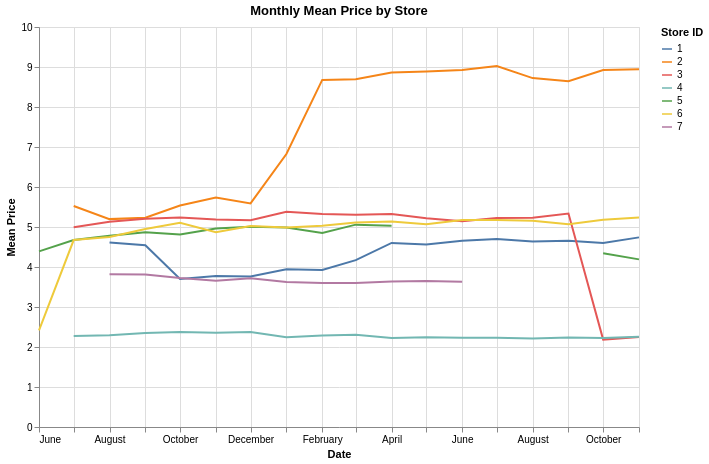

The Vega-Lite source for this figure:
### Vega-Lite specification from a JSON file in a GitHub repository (floating-point values rounded to 4 significant figures)
{"$schema": "https://vega.github.io/schema/vega-lite/v5.json", "title": "Monthly Mean Price by Store", "width": 600, "height": 400, "data": {"values": [{"date": "2023-08", "price": 4.611, "store_id": 1}, {"date": "2023-09", "price": 4.544, "store_id": 1}, {"date": "2023-10", "price": 3.702, "store_id": 1}, {"date": "2023-11", "price": 3.772, "store_id": 1}, {"date": "2023-12", "price": 3.765, "store_id": 1}, {"date": "2024-01", "price": 3.946, "store_id": 1}, {"date": "2024-02", "price": 3.925, "store_id": 1}, {"date": "2024-03", "price": 4.171, "store_id": 1}, {"date": "2024-04", "price": 4.603, "store_id": 1}, {"date": "2024-05", "price": 4.563, "store_id": 1}, {"date": "2024-06", "price": 4.655, "store_id": 1}, {"date": "2024-07", "price": 4.698, "store_id": 1}, {"date": "2024-08", "price": 4.635, "store_id": 1}, {"date": "2024-09", "price": 4.659, "store_id": 1}, {"date": "2024-10", "price": 4.603, "store_id": 1}, {"date": "2024-11", "price": 4.741, "store_id": 1}, {"date": "2023-07", "price": 5.525, "store_id": 2}, {"date": "2023-08", "price": 5.197, "store_id": 2}, {"date": "2023-09", "price": 5.233, "store_id": 2}, {"date": "2023-10", "price": 5.536, "store_id": 2}, {"date": "2023-11", "price": 5.74, "store_id": 2}, {"date": "2023-12", "price": 5.589, "store_id": 2}, {"date": "2024-01", "price": 6.826, "store_id": 2}, {"date": "2024-02", "price": 8.677, "store_id": 2}, {"date": "2024-03", "price": 8.694, "store_id": 2}, {"date": "2024-04", "price": 8.86, "store_id": 2}, {"date": "2024-05", "price": 8.887, "store_id": 2}, {"date": "2024-06", "price": 8.925, "store_id": 2}, {"date": "2024-07", "price": 9.026, "store_id": 2}, {"date": "2024-08", "price": 8.723, "store_id": 2}, {"date": "2024-09", "price": 8.642, "store_id": 2}, {"date": "2024-10", "price": 8.926, "store_id": 2}, {"date": "2024-11", "price": 8.941, "store_id": 2}, {"date": "2023-07", "price": 4.996, "store_id": 3}, {"date": "2023-08", "price": 5.131, "store_id": 3}, {"date": "2023-09", "price": 5.209, "store_id": 3}, {"date": "2023-10", "price": 5.236, "store_id": 3}, {"date": "2023-11", "price": 5.188, "store_id": 3}, {"date": "2023-12", "price": 5.169, "store_id": 3}, {"date": "2024-01", "price": 5.382, "store_id": 3}, {"date": "2024-02", "price": 5.327, "store_id": 3}, {"date": "2024-03", "price": 5.309, "store_id": 3}, {"date": "2024-04", "price": 5.327, "store_id": 3}, {"date": "2024-05", "price": 5.221, "store_id": 3}, {"date": "2024-06", "price": 5.145, "store_id": 3}, {"date": "2024-07", "price": 5.225, "store_id": 3}, {"date": "2024-08", "price": 5.233, "store_id": 3}, {"date": "2024-09", "price": 5.337, "store_id": 3}, {"date": "2024-10", "price": 2.186, "store_id": 3}, {"date": "2024-11", "price": 2.248, "store_id": 3}, {"date": "2023-07", "price": 2.275, "store_id": 4}, {"date": "2023-08", "price": 2.292, "store_id": 4}, {"date": "2023-09", "price": 2.348, "store_id": 4}, {"date": "2023-10", "price": 2.377, "store_id": 4}, {"date": "2023-11", "price": 2.359, "store_id": 4}, {"date": "2023-12", "price": 2.373, "store_id": 4}, {"date": "2024-01", "price": 2.244, "store_id": 4}, {"date": "2024-02", "price": 2.287, "store_id": 4}, {"date": "2024-03", "price": 2.308, "store_id": 4}, {"date": "2024-04", "price": 2.225, "store_id": 4}, {"date": "2024-05", "price": 2.242, "store_id": 4}, {"date": "2024-06", "price": 2.232, "store_id": 4}, {"date": "2024-07", "price": 2.233, "store_id": 4}, {"date": "2024-08", "price": 2.211, "store_id": 4}, {"date": "2024-09", "price": 2.238, "store_id": 4}, {"date": "2024-10", "price": 2.224, "store_id": 4}, {"date": "2024-11", "price": 2.255, "store_id": 4}, {"date": "2023-06", "price": 4.39, "store_id": 5}, {"date": "2023-07", "price": 4.677, "store_id": 5}, {"date": "2023-08", "price": 4.783, "store_id": 5}, {"date": "2023-09", "price": 4.87, "store_id": 5}, {"date": "2023-10", "price": 4.815, "store_id": 5}, {"date": "2023-11", "price": 4.962, "store_id": 5}, {"date": "2023-12", "price": 5.007, "store_id": 5}, {"date": "2024-01", "price": 4.99, "store_id": 5}, {"date": "2024-02", "price": 4.853, "store_id": 5}, {"date": "2024-03", "price": 5.059, "store_id": 5}, {"date": "2024-04", "price": 5.03, "store_id": 5}, {"date": "2024-10", "price": 4.342, "store_id": 5}, {"date": "2024-11", "price": 4.191, "store_id": 5}, {"date": "2023-06", "price": 2.413, "store_id": 6}, {"date": "2023-07", "price": 4.675, "store_id": 6}, {"date": "2023-08", "price": 4.753, "store_id": 6}, {"date": "2023-09", "price": 4.95, "store_id": 6}, {"date": "2023-10", "price": 5.104, "store_id": 6}, {"date": "2023-11", "price": 4.872, "store_id": 6}, {"date": "2023-12", "price": 5.026, "store_id": 6}, {"date": "2024-01", "price": 4.986, "store_id": 6}, {"date": "2024-02", "price": 5.032, "store_id": 6}, {"date": "2024-03", "price": 5.11, "store_id": 6}, {"date": "2024-04", "price": 5.138, "store_id": 6}, {"date": "2024-05", "price": 5.071, "store_id": 6}, {"date": "2024-06", "price": 5.177, "store_id": 6}, {"date": "2024-07", "price": 5.172, "store_id": 6}, {"date": "2024-08", "price": 5.155, "store_id": 6}, {"date": "2024-09", "price": 5.071, "store_id": 6}, {"date": "2024-10", "price": 5.181, "store_id": 6}, {"date": "2024-11", "price": 5.236, "store_id": 6}, {"date": "2023-08", "price": 3.817, "store_id": 7}, {"date": "2023-09", "price": 3.815, "store_id": 7}, {"date": "2023-10", "price": 3.723, "store_id": 7}, {"date": "2023-11", "price": 3.659, "store_id": 7}, {"date": "2023-12", "price": 3.72, "store_id": 7}, {"date": "2024-01", "price": 3.622, "store_id": 7}, {"date": "2024-02", "price": 3.598, "store_id": 7}, {"date": "2024-03", "price": 3.603, "store_id": 7}, {"date": "2024-04", "price": 3.638, "store_id": 7}, {"date": "2024-05", "price": 3.65, "store_id": 7}, {"date": "2024-06", "price": 3.629, "store_id": 7}]}, "transform": [{"impute": "price", "key": "date", "groupby": ["store_id"], "method": "value", "value": "null"}], "mark": "line", "encoding": {"x": {"field": "date", "type": "temporal", "title": "Date"}, "y": {"field": "price", "type": "quantitative", "title": "Mean Price"}, "color": {"field": "store_id", "type": "nominal", "title": "Store ID"}}}
